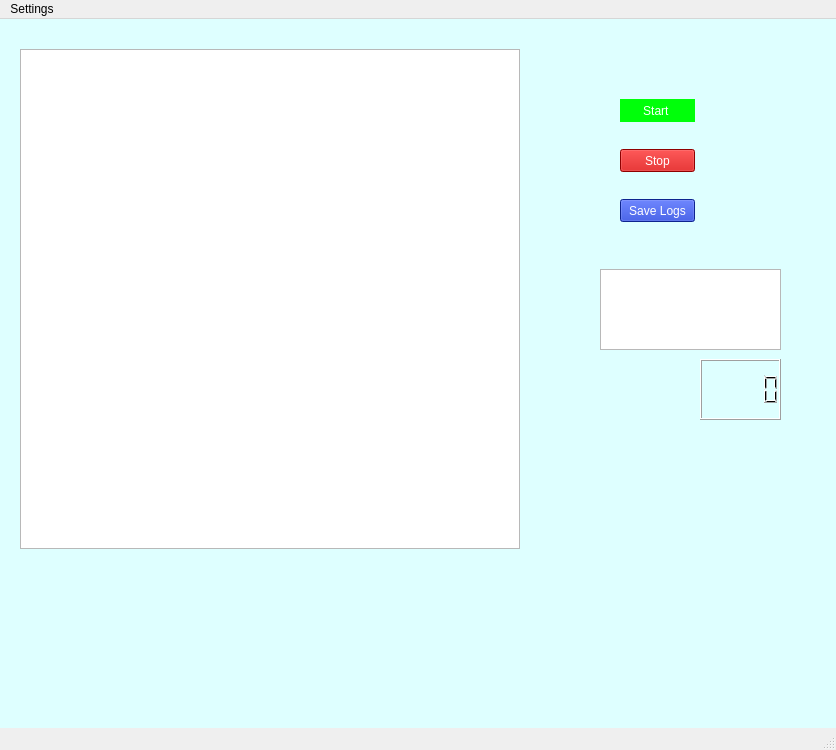
<?xml version="1.0" encoding="UTF-8"?>
<ui version="4.0">
 <class>MainWindow</class>
 <widget class="QMainWindow" name="MainWindow">
  <property name="geometry">
   <rect>
    <x>0</x>
    <y>0</y>
    <width>836</width>
    <height>750</height>
   </rect>
  </property>
  <property name="windowTitle">
   <string>MainWindow</string>
  </property>
  <property name="styleSheet">
   <string notr="true">QWidget#centralwidget
{
	background-color:rgb(222,255,255);
	background-color:qradialgradient(spread:repeat, cx:0.5, cy:0.5, radius:0.077, fx:0.5, fy:0.5,
						stop:0 rgba(0, 169, 255, 147),
						stop:0.497326 rgba(0, 0, 0, 147),
						stop:1 rgba(0, 169, 255, 147));
	
}

QPushButton#startButton
{
	background-color:rgb(0,255,10);
	color:rgb(255,255,255);
	border-radius:100px;
	
 }

QPushButton#stopButton
{
	background-color:rgb(200,0,0);
	color:rgb(255,255,255);
	
 }

QPushButton#saveLogsButton
{
	background-color:rgb(20,50,200);	
	color:rgb(255,255,255);
	
 }







	
</string>
  </property>
  <widget class="QWidget" name="centralwidget">
   <widget class="QPushButton" name="startButton">
    <property name="geometry">
     <rect>
      <x>620</x>
      <y>80</y>
      <width>75</width>
      <height>23</height>
     </rect>
    </property>
    <property name="text">
     <string>Start </string>
    </property>
   </widget>
   <widget class="QPushButton" name="stopButton">
    <property name="geometry">
     <rect>
      <x>620</x>
      <y>130</y>
      <width>75</width>
      <height>23</height>
     </rect>
    </property>
    <property name="text">
     <string>Stop</string>
    </property>
   </widget>
   <widget class="QPushButton" name="saveLogsButton">
    <property name="geometry">
     <rect>
      <x>620</x>
      <y>180</y>
      <width>75</width>
      <height>23</height>
     </rect>
    </property>
    <property name="sizePolicy">
     <sizepolicy hsizetype="Preferred" vsizetype="Fixed">
      <horstretch>0</horstretch>
      <verstretch>0</verstretch>
     </sizepolicy>
    </property>
    <property name="text">
     <string>Save Logs</string>
    </property>
   </widget>
   <widget class="QListWidget" name="listWidgetLogs">
    <property name="geometry">
     <rect>
      <x>600</x>
      <y>250</y>
      <width>181</width>
      <height>81</height>
     </rect>
    </property>
   </widget>
   <widget class="QLCDNumber" name="logsCount">
    <property name="geometry">
     <rect>
      <x>700</x>
      <y>340</y>
      <width>81</width>
      <height>61</height>
     </rect>
    </property>
   </widget>
   <widget class="QGraphicsView" name="graphicsView">
    <property name="geometry">
     <rect>
      <x>20</x>
      <y>30</y>
      <width>500</width>
      <height>500</height>
     </rect>
    </property>
   </widget>
  </widget>
  <widget class="QMenuBar" name="menubar">
   <property name="geometry">
    <rect>
     <x>0</x>
     <y>0</y>
     <width>836</width>
     <height>21</height>
    </rect>
   </property>
   <widget class="QMenu" name="menuSettings">
    <property name="title">
     <string>Settings</string>
    </property>
    <addaction name="actionManage_Users"/>
    <addaction name="separator"/>
   </widget>
   <addaction name="menuSettings"/>
  </widget>
  <widget class="QStatusBar" name="statusbar"/>
  <action name="actionManage_Users">
   <property name="text">
    <string>Manage Users</string>
   </property>
  </action>
 </widget>
 <resources/>
 <connections>
  <connection>
   <sender>actionManage_Users</sender>
   <signal>triggered()</signal>
   <receiver>logsCount</receiver>
   <slot>hide()</slot>
   <hints>
    <hint type="sourcelabel">
     <x>296</x>
     <y>197</y>
    </hint>
    <hint type="destinationlabel">
     <x>491</x>
     <y>262</y>
    </hint>
   </hints>
  </connection>
 </connections>
</ui>
